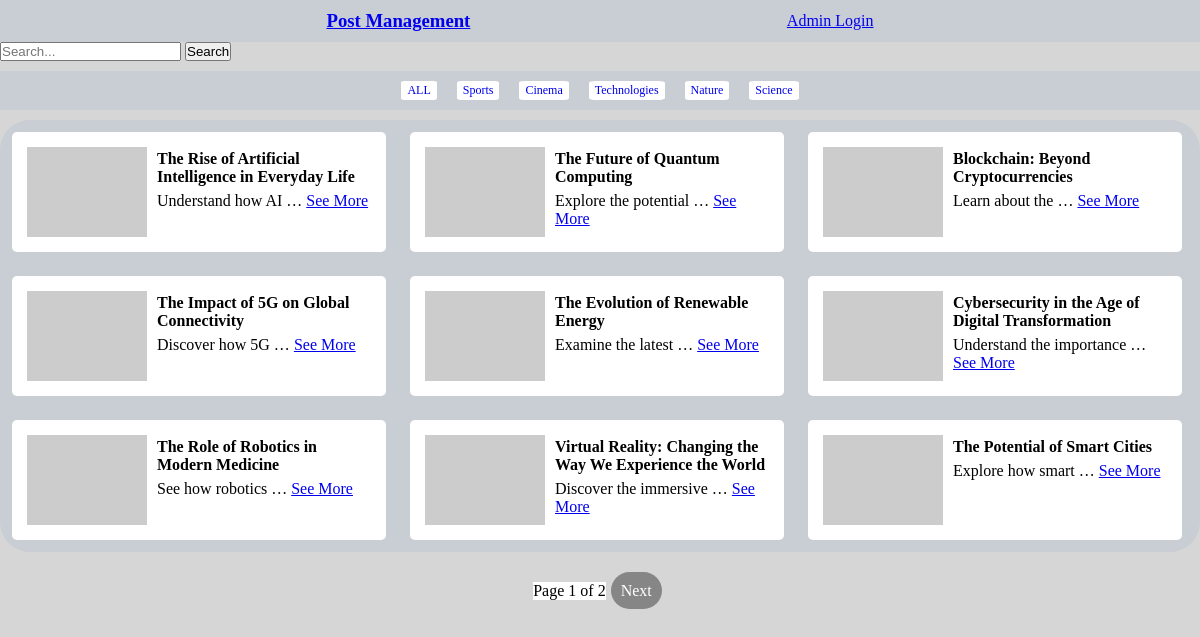
The page /category/Technologies/ on the database its author committed.
### firstapp/models.py (models this page shows, shortened)
class Category(models.Model):
    name = models.CharField(max_length=100)

class Post(models.Model):
    title = models.CharField(max_length=200)
    content = models.TextField()
    category = models.ForeignKey(Category, on_delete=models.CASCADE)
    img_url = models.URLField(blank=True)
    created_at = models.DateTimeField(auto_now_add=True)
    updated_at = models.DateTimeField(auto_now=True)

### firstapp/views.py (the view)
# urls.py: path('category/<str:post_name>/', views.categoryShort, name='home'),
def categoryShort(req, post_name):
    all_posts = Post.objects.filter(category__name=post_name)
    categories = Category.objects.all()
    paginator = Paginator(all_posts, 9)
    page_number = req.GET.get('page')
    page_obj = paginator.get_page(page_number)
    return render(req, 'index.html', {"page_obj": page_obj, 'categories': categories})

### firstapp/templates/index.html (shortened to what this page needs)
{% extends "header.html" %}
{% block content %}
<div class="search-container">
    <form method="GET" action="{% url 'firstapp:index' %}">
        <input type="text" name="q" placeholder="Search..." value="{{ query }}">
        <button type="submit">Search</button>
    </form>
</div>
<div class="categorynavs">
    <a href="/">ALL</a>
    {% for category in categories %}
    <a href="{% url 'firstapp:home' category.name %}">{{category.name}}</a>
    {% endfor %}
</div>
<div class="postfeed">
    {% for post in page_obj %}
    <div class="post-card">
        <div class="postImage">
            <img src="{{ post.img_url }}" alt="">
        </div>
        <div class="postdetails">
            <div class="title"><h4>{{ post.title }}</h4></div>
            <div class="description">
                <p>{{ post.content|truncatewords:3 }}
                <a href="{% url 'firstapp:postDetail' post_id=post.id %}">See More</a></p>
            </div>
        </div>
    </div>
    {% endfor %}
</div>
<div class="pagenation">
    <ul>
        <li><p class="pageShow">Page {{ page_obj.number }} of {{ page_obj.paginator.num_pages }}</p></li>
        {% if page_obj.has_next %}
        <li><a id="next" href="?page={{ page_obj.next_page_number }}{% if query %}&q={{ query }}{% endif %}">Next</a></li>
        {% endif %}
    </ul>
</div>
{% endblock content %}

### firstapp/static/css/home.css (style rules this page uses)
* { margin: 0; padding: 0; }
body { background-color: rgb(214, 214, 214); margin:0; padding: 0; }
.post-card { display: flex; height:100px; }
.postImage>* { height: 100%; }
.postdetails>* { padding:3px 0; }
.postfeed { margin:10px auto; background-color:rgba(201, 206, 212, 0.973); padding: 10px; border-radius: 30px; display: flex; gap: 20px; max-width: 1300px; max-height: 520px; overflow:auto; flex-wrap: wrap; }
.post-card { width:30%; background-color: white; padding:10px; margin: 2px; border-radius: 5px; }
.post-card>* { padding:5px; }
.pagenation { margin-top:30px; }
.pagenation>ul { display: flex; justify-content: center; }
.pagenation>ul>li { list-style: none; }
.pagenation>ul>li>a { text-decoration: none; margin: 5px; padding: 10px; border-radius: 20px; color: black; background-color: white; }
#previous,#next { background-color: rgba(0, 0, 0, 0.377); color: white; }
.categorynavs { display: flex; justify-content: center; gap: 20px; overflow: auto; margin:0 auto; background-color:rgba(201, 206, 212, 0.973); margin-top: 10px; padding: 10px; }
.categorynavs>* { text-decoration: none; background-color: white; padding:2px 6px; border-radius: 10%; font-size: 12px; }
.pageShow { background-color:white; }

### firstapp/static/css/header.css (style rules this page uses)
* { margin: 0; padding: 0; }

### firstapp/static/css/admin.css (style rules this page uses)
body { background-color: rgb(214, 214, 214); margin:0; padding: 0; }

### firstapp/static/css/singlepost.css (style rules this page uses)
* { margin: 0; padding: 0; }
body { background-color: rgb(214, 214, 214); margin:0; padding: 0; }
.title { display: flex; justify-content: space-between; }

### rows shown on the page
Category: name "Sports"
Category: name "Cinema"
Category: name "Technologies"
Category: name "Nature"
Category: name "Science"
Post: title "The Rise of Artificial Intelligence in Everyday Life", content "Understand how AI …"
Post: title "The Future of Quantum Computing", content "Explore the potential …"
Post: title "Blockchain: Beyond Cryptocurrencies", content "Learn about the …"
Post: title "The Impact of 5G on Global Connectivity", content "Discover how 5G …"
Post: title "The Evolution of Renewable Energy", content "Examine the latest …"
Post: title "Cybersecurity in the Age of Digital Transformation", content "Understand the importance …"
Post: title "The Role of Robotics in Modern Medicine", content "See how robotics …"
Post: title "Virtual Reality: Changing the Way We Experience the World", content "Discover the immersive …"
Post: title "The Potential of Smart Cities", content "Explore how smart …"

### other values the page prints
{{ page_obj.number }} "1"
{{ page_obj.paginator.num_pages }} "2"
